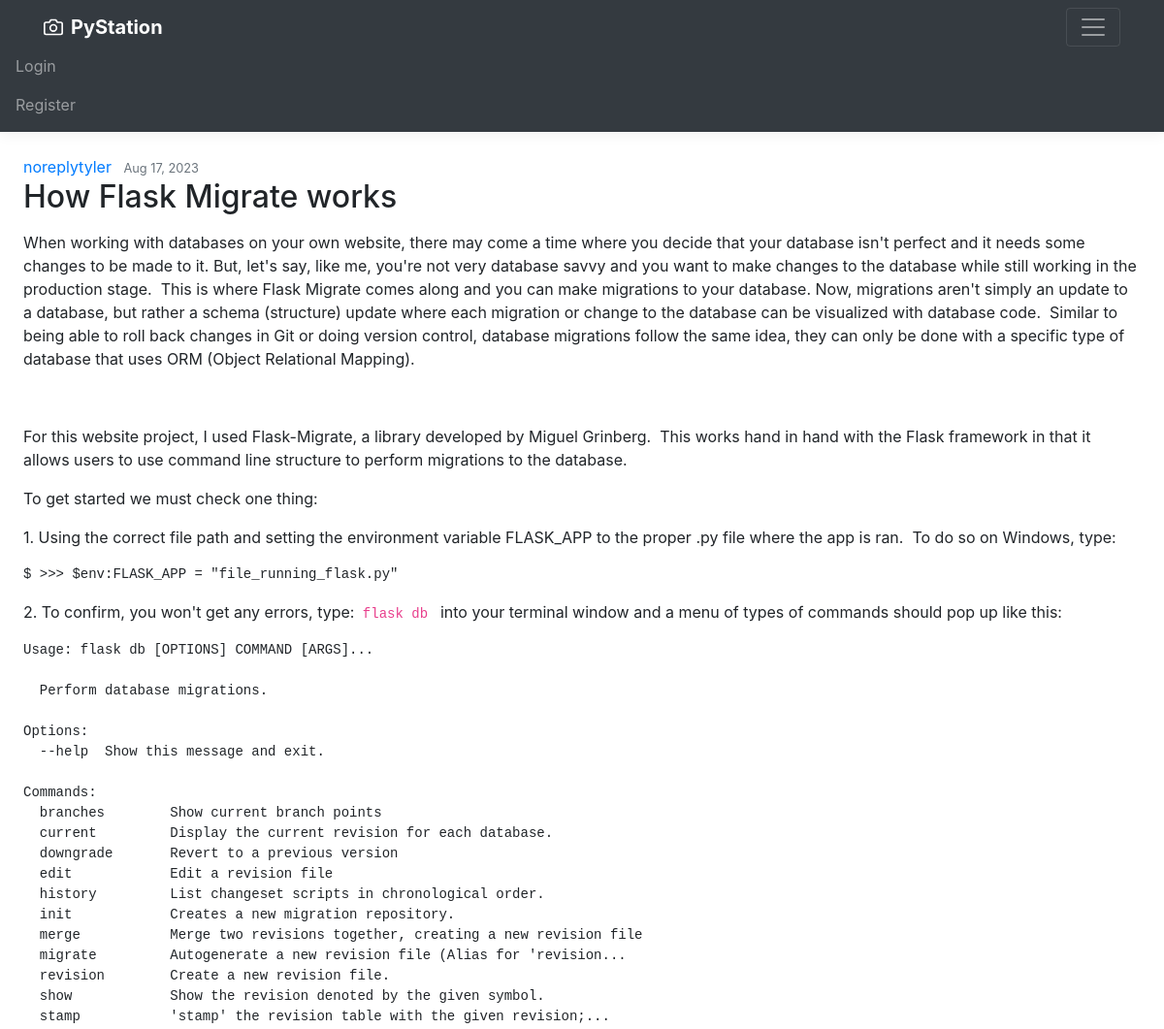
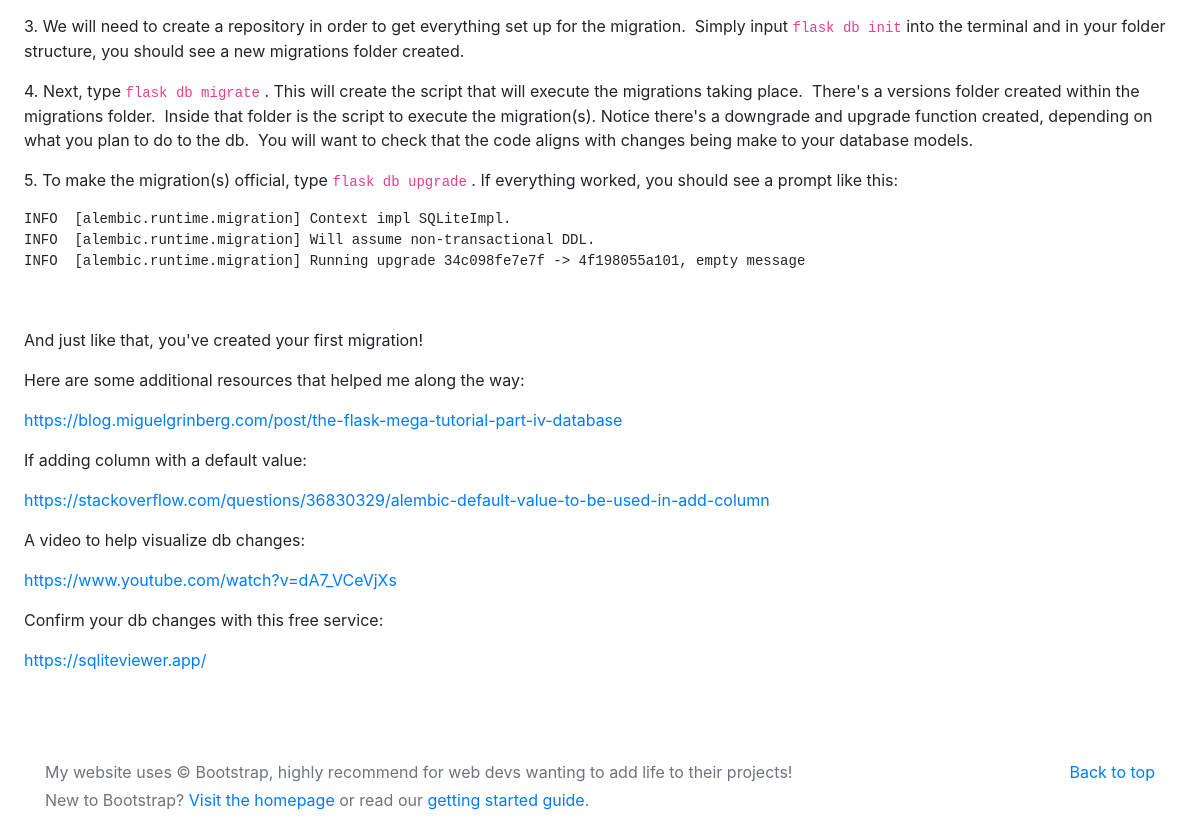
The page /post/14 on the database its author committed (2 pictures, top to bottom).
### PyStation/models.py (models this page shows, shortened)
class User(UserMixin, db.Model):
    id = db.Column(db.Integer, primary_key=True)
    username = db.Column(db.String(30), unique=True, nullable=False)
    email = db.Column(db.String(120), unique=True, nullable=False)
    image_file = db.Column(db.String(), nullable=False, default='default.png')
    password = db.Column(db.String(30), nullable=False)
    posts = db.relationship('Post', backref='author', lazy=True)
    def __repr__(self) -> str:
        return f"{self.username}"

class Post(db.Model):
    id = db.Column(db.Integer, primary_key=True)
    title = db.Column(db.String(100), nullable=False)
    date_posted = db.Column(db.DateTime, nullable=False, default=datetime.utcnow)
    content = db.Column(db.Text, nullable=False)
    thumbnail = db.Column(db.String(), nullable=False, default="thumbnail.jpeg")
    user_id = db.Column(db.Integer, db.ForeignKey('user.id'), nullable=False)

### PyStation/posts/routes.py (the view)
@posts.route("/post/<int:post_id>")
def post_by_post_id(post_id):
    post = Post.query.get_or_404(post_id)
    return render_template('post.html', title=post.title, post=post)

### PyStation/templates/post.html (shortened to what this page needs)
<head>{{ ckeditor.load_code_theme() }}</head>
{% extends "layout.html" %}
{% block content %}
<article id="post" class="media content-section">
<div class="media-body">
    <div class="article-metadata">
        <a class="mr-2" href="{{ url_for('users.user_posts', username=post.author.username) }}">{{ post.author }}</a>
        <small class="text-muted">{{ post.date_posted.strftime('%b %d, %Y') }}</small>
    </div>
    <h2><a class="article-title">{{ post.title }}</a></h2>
    <p class="article-content">{{ post.content|safe }}</p>
</div>
</article>
{% endblock content %}

### PyStation/static/main.css (style rules this page uses)
:root { --jumbotron-padding-y: 3rem; }
#post { margin: 2% }

### rows shown on the page
User: author "noreplytyler"
Post: date_posted "Aug 17, 2023", title "How Flask Migrate works", content "When working with databases on your own website, there may come a time where you decide that your database isn't perfect and it needs some changes to be made to it. But, let's say, like me, you're not very database savvy and you want to make changes to the database while still working in the production stage. This is where Flask Migrate comes along and you can make migrations to your database. Now, migrations aren't simply an update to a database, but rather a schema (structure) update where each migration or change to the database can be visualized with database code. Similar to being able to roll back changes in Git or doing version control, database migrations follow the same idea, they…"
